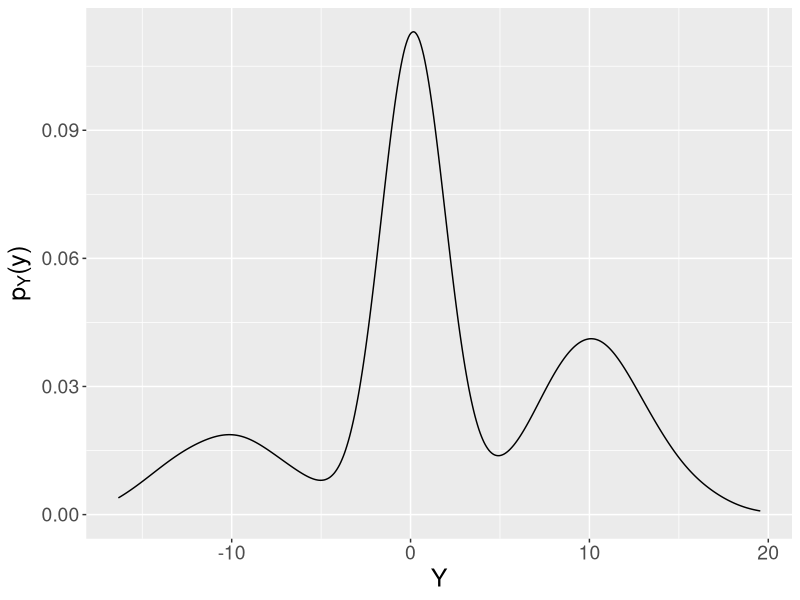
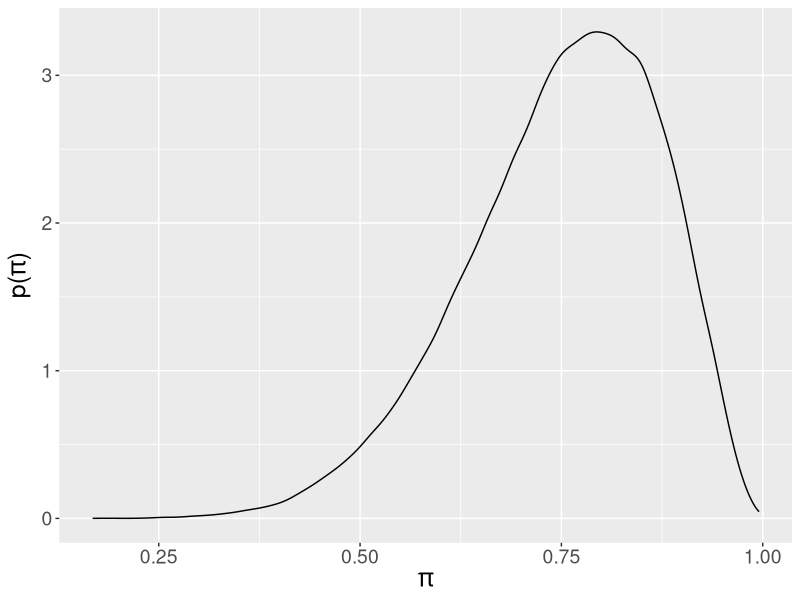
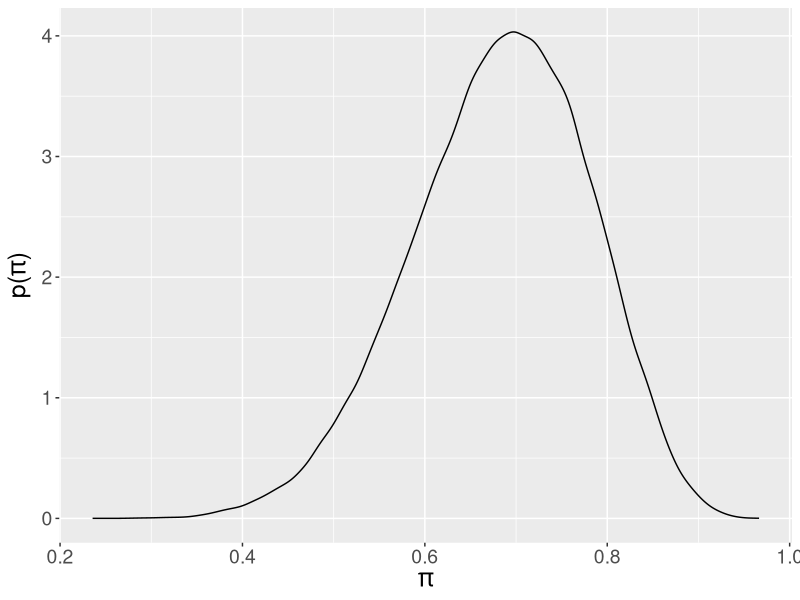
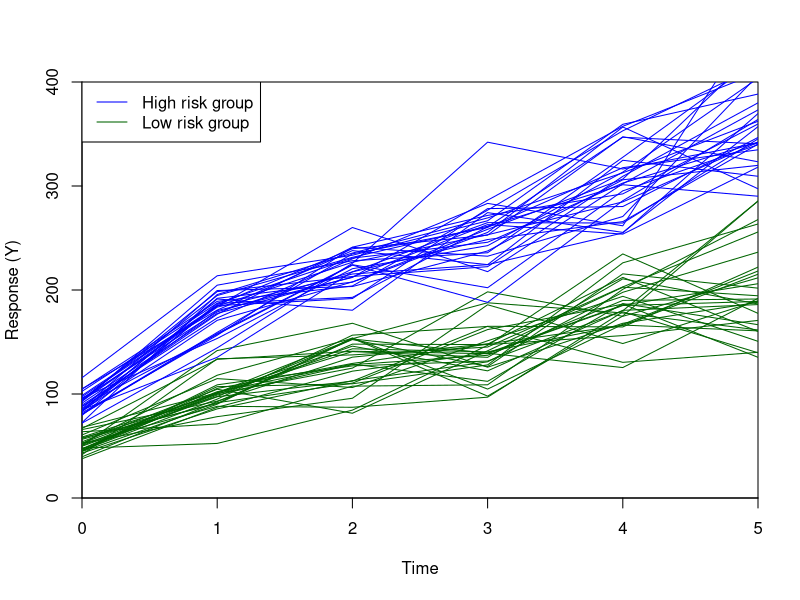

Write R code to recreate these figures, in order.
install.packages("ggplot2")
library(ggplot2)

#mixture density
mat=rmultinom(1, 1000, c(1/6,1/2,1/3))
first=rnorm(mat[1,1], -10, 3)
second=rnorm(mat[2,1], 0, 1)
third=rnorm(mat[3,1], 10, 3)
sample = c(first, second, third)

densityplot = ggplot()+ aes(sample) + geom_density()
densityplot + ylab(expression("p"[ Y ]*"(y)"))  + xlab("Y") + theme(axis.text=element_text(size=14),axis.title=element_text(size=18), plot.title=element_text(size=20))

#toy problem-beta prior
sample = rbeta(n=100000, shape1 = 9, shape2 = 3)
densityplot = ggplot()+ aes(sample) + geom_density()
densityplot + ylab(expression("p("*pi*")"))  + xlab(expression(pi)) + theme(axis.text=element_text(size=14),axis.title=element_text(size=18), plot.title=element_text(size=20))

#toy problem-beta posterior
sample = rbeta(n=100000, shape1 = 9 + 6, shape2 = 3 + 10 - 6)
densityplot = ggplot()+ aes(sample) + geom_density()
densityplot + ylab(expression("p("*pi*")"))  + xlab(expression(pi)) + theme(axis.text=element_text(size=14),axis.title=element_text(size=18), plot.title=element_text(size=20))

#example for motivation of mixture random effects
group1 = 50
group2 = 90

subject_count = 30
variance1=10
variance2=10

response1 = c(rnorm(subject_count, group1, variance1), rnorm(subject_count, group2, variance2))
response2 = c(rnorm(subject_count, group1, variance1) * 2, rnorm(subject_count, group2, variance2)*2)
response3 = c(rnorm(subject_count, group1, variance1) * 2.5, rnorm(subject_count, group2, variance2)*2.5)
response4 = c(rnorm(subject_count, group1, variance1) * 3, rnorm(subject_count, group2, variance2)*3)
response5 = c(rnorm(subject_count, group1, variance1) * 3.5, rnorm(subject_count, group2, variance2)*3.5)
response6 = c(rnorm(subject_count, group1, variance1) * 4, rnorm(subject_count, group2, variance2)*4)

resp = data.frame(response1, response2, response3, response4, response5, response6)
plot(NULL,xlab="Time", ylab = "Response (Y)", xlim=c(0, 5), ylim=c(0, 400),type = 'n', yaxs="i", xaxs="i")

for(i in 1:(subject_count*2)){
  if(i>subject_count){
    color="blue"
  }else{
    color="darkgreen"
  }
  lines(x = c(0:5), y=c(resp$response1[i], resp$response2[i], resp$response3[i], resp$response4[i], resp$response5[i], resp$response6[i]), col=color)
}
legend("topleft", lty=1, col=c("blue", "darkgreen"),  legend=c("High risk group", "Low risk group"))
